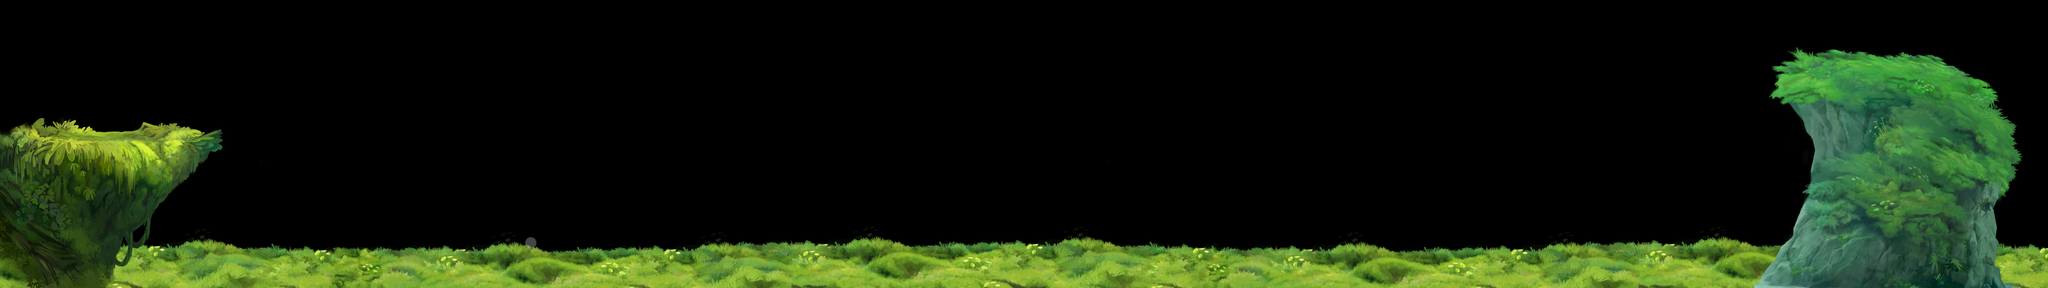

Rendered tile map (Tiled .tmx) drawn with the repository's tilesets; below, a short description and the map source with its tile grids summarised:
An orthogonal 128x18 tile map with 60x60 px tiles, 1 tile layer (图块层 1) and 1 object.

<map version="1.4" tiledversion="1.4.3" orientation="orthogonal" renderorder="right-down" width="128" height="18" tilewidth="60" tileheight="60" infinite="0" nextlayerid="3" nextobjectid="2">
 <tileset firstgid="1" source="JX03_ground.tsx" />
 <layer id="1" name="图块层 1" width="128" height="18">
  <data>[2304 cells, 2304 non-empty, 2304 distinct tile ids]</data>
 </layer>
 <objectgroup id="2" name="object-rectangle">
  <object id="1" x="39.3939" y="903.03" width="6587.88" height="172.727" />
 </objectgroup>
</map>
